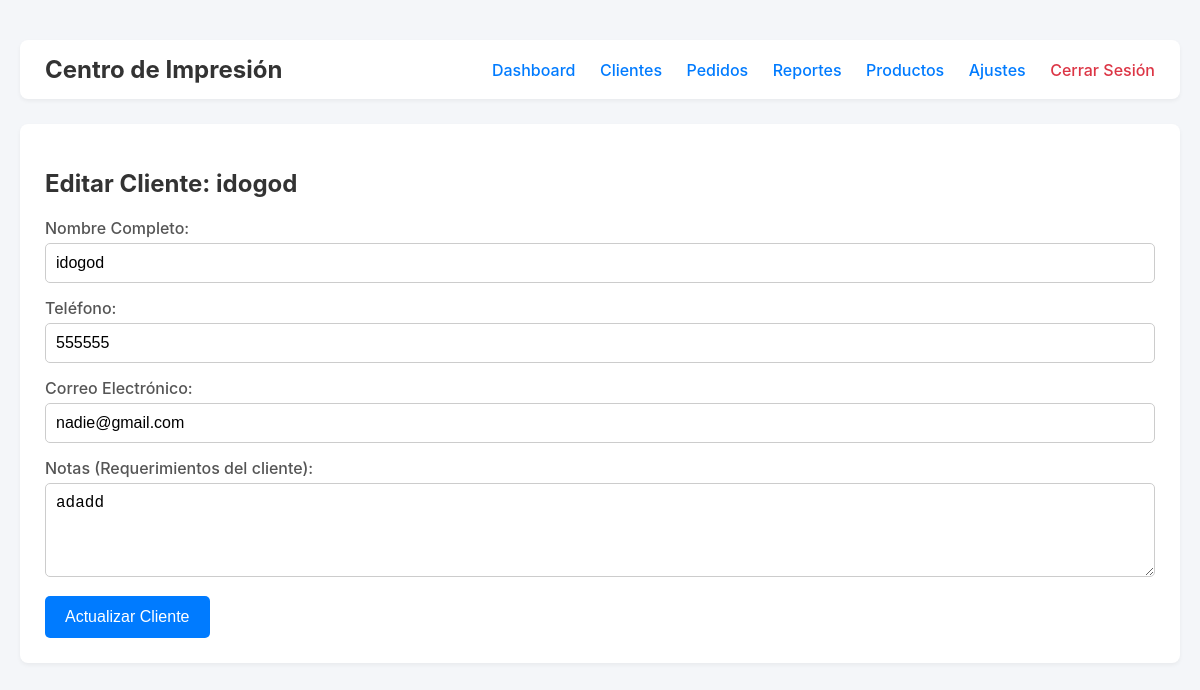
The page /clients/edit/4 (signed in) on the database its author committed.
### tables this page shows
CREATE TABLE `clientes` (
  `id` int(11) NOT NULL,
  `nombre` varchar(150) NOT NULL,
  `telefono` varchar(50) DEFAULT NULL,
  `email` varchar(100) DEFAULT NULL,
  `notas` text DEFAULT NULL,
  `fecha_creacion` timestamp NOT NULL DEFAULT current_timestamp()
);

### controllers/ClientController.php (called while the page is built, shortened)
<?php
require_once '../models/Client.php';
class ClientController
{
    private $clientModel;
    public function __construct($db_connection)
    {
        $this->clientModel = new Client($db_connection);
    }
    public function showEditForm($id)
    {
        $client = $this->clientModel->findById($id);
        require_once '../views/layouts/header.php';
        require_once '../views/pages/clients/edit.php';
        require_once '../views/layouts/footer.php';
    }
}

### models/Client.php (called while the page is built, shortened)
<?php
class Client
{
    private $connection;
    private $table_name = "clientes";
    public function __construct($db_connection)
    {
        $this->connection = $db_connection;
    }
    public function findById($id)
    {
        $query = "SELECT id, nombre, telefono, email, notas FROM " . $this->table_name . " WHERE id = ? LIMIT 1";
        $stmt = $this->connection->prepare($query);
        $stmt->bind_param("i", $id);
        $stmt->execute();
        $result = $stmt->get_result();
        return $result->fetch_assoc();
    }
}

### views/pages/clients/edit.php (the view)
<h2>Editar Cliente: <?php echo htmlspecialchars($client['nombre']); ?></h2>
<form action="/sistemagestion/clients/edit/<?php echo $client['id']; ?>" method="POST">
    <div class="form-group">
        <label for="nombre">Nombre Completo:</label>
        <input type="text" id="nombre" name="nombre" value="<?php echo htmlspecialchars($client['nombre']); ?>" required>
    </div>
    <div class="form-group">
        <label for="telefono">Teléfono:</label>
        <input type="text" id="telefono" name="telefono" value="<?php echo htmlspecialchars($client['telefono']); ?>">
    </div>
    <div class="form-group">
        <label for="email">Correo Electrónico:</label>
        <input type="email" id="email" name="email" value="<?php echo htmlspecialchars($client['email']); ?>">
    </div>
    <div class="form-group">
        <label for="notas">Notas (Requerimientos del cliente):</label>
        <textarea id="notas" name="notas" rows="4"><?php echo htmlspecialchars($client['notas']); ?></textarea>
    </div>
    <button type="submit">Actualizar Cliente</button>
</form>

### views/layouts/header.php (style rules this page uses)
body { font-family: -apple-system, BlinkMacSystemFont, "Segoe UI", Roboto, "Helvetica Neue", Arial, sans-serif; background-color: #f4f6f9; margin: 0; color: #333; }
.form-group { margin-bottom: 15px; }
label { display: block; margin-bottom: 5px; font-weight: 500; color: #555; }
input[type="text"], input[type="email"], input[type="tel"], input[type="password"], input[type="number"], input[type="date"], textarea, select { width: 100%; padding: 10px; border: 1px solid #ccc; border-radius: 5px; box-sizing: border-box; font-size: 16px; transition: border-color 0.2s; }
.button, button[type="submit"] { display: inline-block; padding: 12px 20px; background-color: #007bff; color: white; border: none; border-radius: 5px; cursor: pointer; font-size: 16px; text-decoration: none; text-align: center; transition: background-color 0.2s; }

### rows shown on the page
clientes: nombre "idogod", telefono "555555", email "nadie@gmail.com", notas "adadd"
